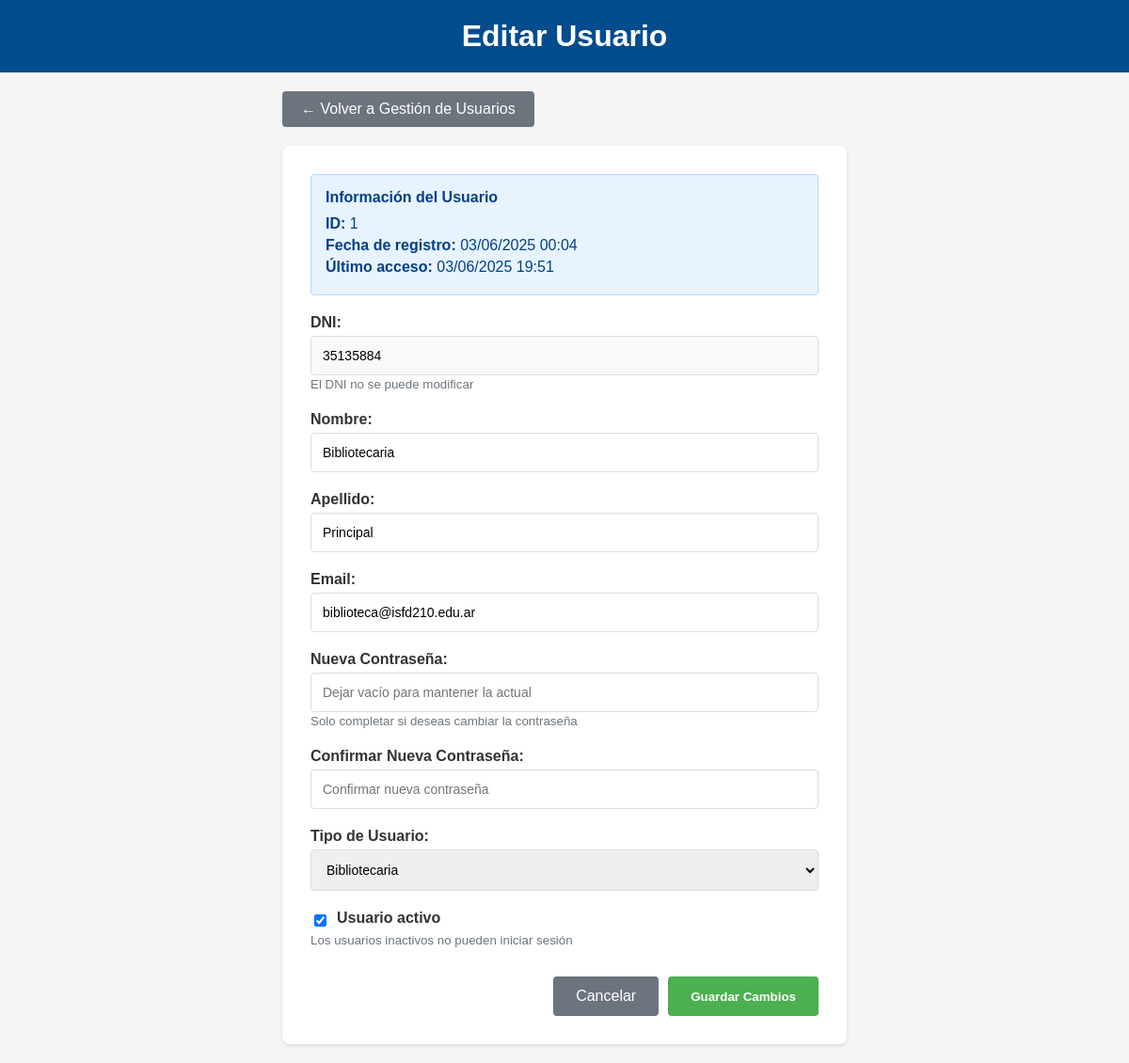
The app's page /libros/editar-usuario/1/ (signed in), older data.
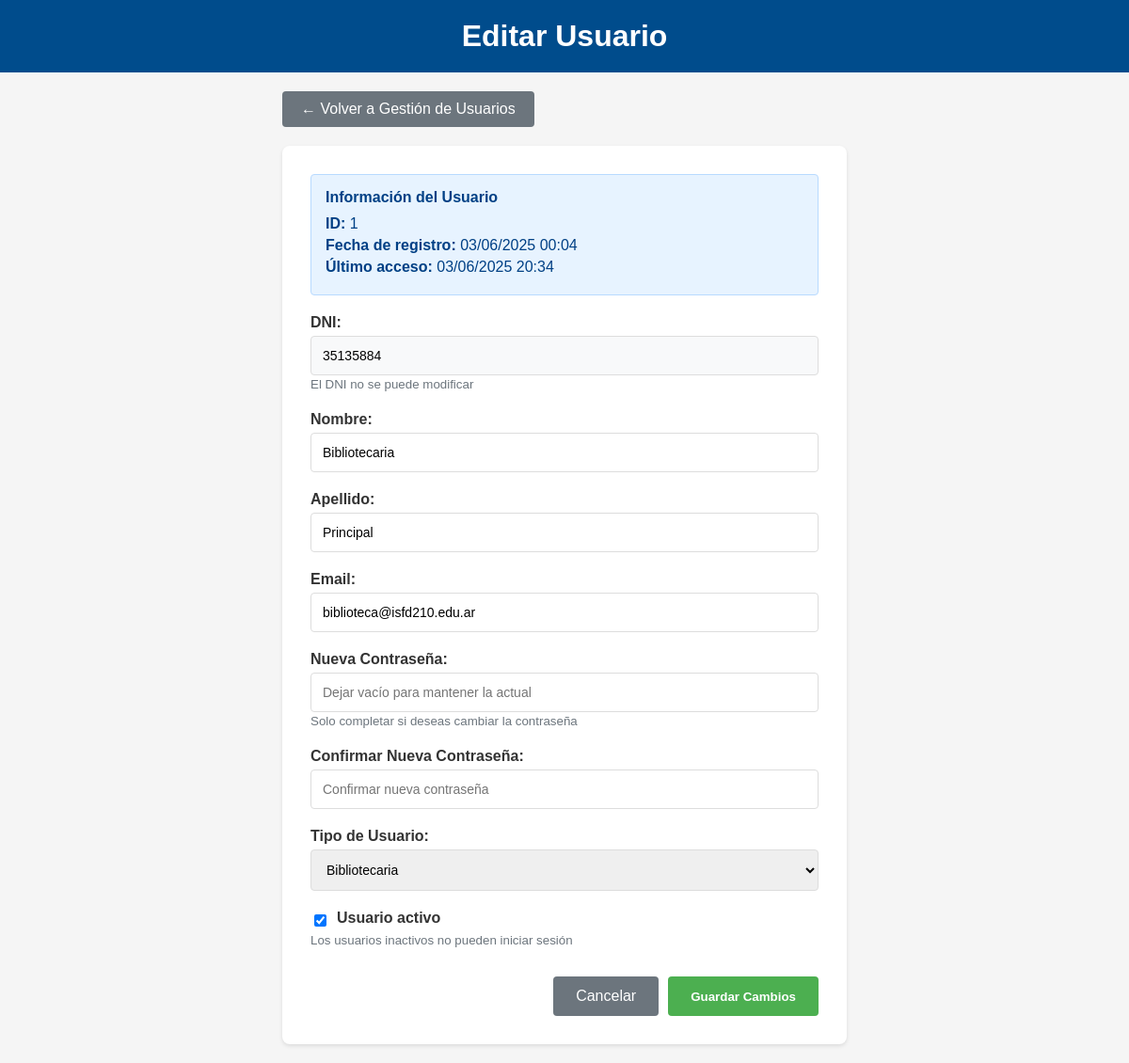
The same page, newer data.
### libros/models.py (models this page shows, shortened)
class Usuario(AbstractBaseUser, PermissionsMixin):
    PERFIL_CHOICES = (
        ('alumno', 'Alumno'),
        ('bibliotecaria', 'Bibliotecaria'),
    )
    dni_validator = RegexValidator(
        regex=r'^\d{7,8}$',
        message='El DNI debe tener entre 7 y 8 dígitos.'
    )
    dni = models.CharField(max_length=8, unique=True, validators=[dni_validator])
    nombre = models.CharField(max_length=100)
    apellido = models.CharField(max_length=100)
    email = models.EmailField(unique=True)
    perfil = models.CharField(max_length=20, choices=PERFIL_CHOICES, default='alumno')
    fecha_registro = models.DateTimeField(auto_now_add=True)
    is_active = models.BooleanField(default=True)
    is_staff = models.BooleanField(default=False)
    objects = CustomUserManager()
    USERNAME_FIELD = 'dni'
    REQUIRED_FIELDS = ['nombre', 'apellido', 'email']

### libros/views.py (the view)
    def _wrapped_view(request, *args, **kwargs):
        if not request.user.is_authenticated:
            return redirect('login')
        if not hasattr(request.user, 'es_bibliotecaria') or not request.user.es_bibliotecaria:
            messages.error(request, 'No tienes permisos para acceder a esta página.')
            return redirect('lista_libros')
        return view_func(request, *args, **kwargs)

### libros/views.py (called while the page is built, shortened)
def bibliotecaria_required(view_func):
    def _wrapped_view(request, *args, **kwargs):
        if not request.user.is_authenticated:
            return redirect('login')
        if not hasattr(request.user, 'es_bibliotecaria') or not request.user.es_bibliotecaria:
            messages.error(request, 'No tienes permisos para acceder a esta página.')
            return redirect('lista_libros')
        return view_func(request, *args, **kwargs)
    return _wrapped_view

@bibliotecaria_required
def editar_usuario(request, usuario_id):
    usuario = get_object_or_404(Usuario, id=usuario_id)
    context = {'usuario': usuario}
    return render(request, 'libros/editar_usuario.html', context)

### libros/templates/libros/editar_usuario.html (shortened to what this page needs)
<!DOCTYPE html>
<html lang="es">
<head>
    {% load static %}
</head>
<body>
    <header>
        <h1>Editar Usuario</h1>
    </header>
    <div class="container">
        <a href="{% url 'gestion_usuarios' %}" class="back-btn">← Volver a Gestión de Usuarios</a>
        <div class="form-container">
            <div class="info-card">
                <h4>Información del Usuario</h4>
                <p><strong>ID:</strong> {{ usuario.id }}</p>
                <p><strong>Fecha de registro:</strong> {{ usuario.fecha_registro|date:"d/m/Y H:i" }}</p>
                <p><strong>Último acceso:</strong>
                    {% if usuario.last_login %}
                        {{ usuario.last_login|date:"d/m/Y H:i" }}
                    {% else %}
                        Nunca
                    {% endif %}
                </p>
            </div>
            <form id="formEditarUsuario">
                <div class="form-group">
                    <label for="dni">DNI:</label>
                    <input type="text" id="dni" name="dni" value="{{ usuario.dni }}" readonly style="background-color: #f8f9fa;">
                    <small style="color: #6c757d;">El DNI no se puede modificar</small>
                </div>
                <div class="form-group">
                    <label for="nombre">Nombre:</label>
                    <input type="text" id="nombre" name="nombre" value="{{ usuario.nombre }}" required>
                </div>
                <div class="form-group">
                    <label for="apellido">Apellido:</label>
                    <input type="text" id="apellido" name="apellido" value="{{ usuario.apellido }}" required>
                </div>
                <div class="form-group">
                    <label for="email">Email:</label>
                    <input type="email" id="email" name="email" value="{{ usuario.email }}" required>
                </div>
                <div class="form-group">
                    <label for="password">Nueva Contraseña:</label>
                    <input type="password" id="password" name="password" placeholder="Dejar vacío para mantener la actual">
                    <small style="color: #6c757d;">Solo completar si deseas cambiar la contraseña</small>
                </div>
                <div class="form-group">
                    <label for="password_confirm">Confirmar Nueva Contraseña:</label>
                    <input type="password" id="password_confirm" name="password_confirm" placeholder="Confirmar nueva contraseña">
                </div>
                <div class="form-group">
                    <label for="perfil">Tipo de Usuario:</label>
                    <select id="perfil" name="perfil" required>
                        <option value="bibliotecaria" {% if usuario.perfil == 'bibliotecaria' %}selected{% endif %}>Bibliotecaria</option>
                    </select>
                </div>
                <div class="form-group">
                    <div class="checkbox-group">
                        <input type="checkbox" id="is_active" name="is_active" {% if usuario.is_active %}checked{% endif %}>
                        <label for="is_active">Usuario activo</label>
                    </div>
                    <small style="color: #6c757d;">Los usuarios inactivos no pueden iniciar sesión</small>
                </div>
                <div class="form-actions">
                    <a href="{% url 'gestion_usuarios' %}" class="btn-cancel">Cancelar</a>
                    <button type="submit" class="btn-primary">Guardar Cambios</button>
                </div>
            </form>
        </div>
    </div>
</body>
</html>

### libros/templates/libros/editar_usuario.html (style rules this page uses)
body { font-family: 'Calibri', 'Arial', sans-serif; margin: 0; padding: 0; background-color: #f5f5f5; }
header { background-color: #004c8c; color: white; text-align: center; padding: 20px; }
header h1 { font-family: 'Arial', sans-serif; font-size: 2em; margin: 0; }
.container { max-width: 600px; margin: 0 auto; padding: 20px; }
.back-btn { background-color: #6c757d; color: white; padding: 10px 20px; text-decoration: none; border-radius: 4px; margin-bottom: 20px; display: inline-block; }
.form-container { background: white; padding: 30px; border-radius: 8px; box-shadow: 0 2px 4px rgba(0,0,0,0.1); }
.form-group { margin-bottom: 20px; }
.form-group label { display: block; margin-bottom: 5px; font-weight: bold; color: #333; }
.form-group input, .form-group select { width: 100%; padding: 12px; border: 1px solid #ddd; border-radius: 4px; font-size: 14px; box-sizing: border-box; }
.checkbox-group { display: flex; align-items: center; gap: 8px; }
.checkbox-group input[type="checkbox"] { width: auto; }
.form-actions { display: flex; gap: 10px; justify-content: flex-end; margin-top: 30px; }
.btn-primary { background-color: #4CAF50; color: white; padding: 12px 24px; border: none; border-radius: 4px; cursor: pointer; font-weight: bold; }
.btn-cancel { background-color: #6c757d; color: white; padding: 12px 24px; border: none; border-radius: 4px; cursor: pointer; text-decoration: none; display: inline-block; }
.info-card { background-color: #e7f3ff; border: 1px solid #b8daff; border-radius: 4px; padding: 15px; margin-bottom: 20px; }
.info-card h4 { margin: 0 0 10px 0; color: #004085; }
.info-card p { margin: 5px 0; color: #004085; }

Row changes from the older to the newer data that the page shows:
changed Usuario "Bibliotecaria": last_login "03/06/2025 19:51" → "03/06/2025 20:34"
